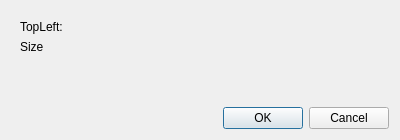
<?xml version="1.0" encoding="UTF-8"?>
<ui version="4.0">
 <class>GammaRay::PropertyRectEditorDialog</class>
 <widget class="QDialog" name="GammaRay::PropertyRectEditorDialog">
  <property name="geometry">
   <rect>
    <x>0</x>
    <y>0</y>
    <width>400</width>
    <height>140</height>
   </rect>
  </property>
  <property name="sizePolicy">
   <sizepolicy hsizetype="MinimumExpanding" vsizetype="MinimumExpanding">
    <horstretch>0</horstretch>
    <verstretch>0</verstretch>
   </sizepolicy>
  </property>
  <layout class="QVBoxLayout" name="verticalLayout_3">
   <item>
    <widget class="QStackedWidget" name="stackedWidget">
     <widget class="QWidget" name="intPage">
      <layout class="QVBoxLayout" name="verticalLayout">
       <item>
        <layout class="QFormLayout" name="formLayout_2">
         <item row="0" column="0">
          <widget class="QLabel" name="label_3">
           <property name="text">
            <string>TopLeft:</string>
           </property>
          </widget>
         </item>
         <item row="1" column="0">
          <widget class="QLabel" name="label_4">
           <property name="text">
            <string>Size</string>
           </property>
          </widget>
         </item>
         <item row="0" column="1">
          <widget class="GammaRay::PropertyPointEditor" name="pointWidget" native="true"/>
         </item>
         <item row="1" column="1">
          <widget class="GammaRay::PropertySizeEditor" name="sizeWidget" native="true"/>
         </item>
        </layout>
       </item>
      </layout>
     </widget>
     <widget class="QWidget" name="floatPage">
      <layout class="QVBoxLayout" name="verticalLayout_2">
       <item>
        <layout class="QFormLayout" name="formLayout">
         <item row="0" column="0">
          <widget class="QLabel" name="label">
           <property name="text">
            <string>TopLeft:</string>
           </property>
          </widget>
         </item>
         <item row="1" column="0">
          <widget class="QLabel" name="label_2">
           <property name="text">
            <string>Size:</string>
           </property>
          </widget>
         </item>
         <item row="0" column="1">
          <widget class="GammaRay::PropertyPointFEditor" name="pointFWidget" native="true"/>
         </item>
         <item row="1" column="1">
          <widget class="GammaRay::PropertySizeFEditor" name="sizeFWidget" native="true"/>
         </item>
        </layout>
       </item>
      </layout>
     </widget>
    </widget>
   </item>
   <item>
    <widget class="QDialogButtonBox" name="buttonBox">
     <property name="orientation">
      <enum>Qt::Horizontal</enum>
     </property>
     <property name="standardButtons">
      <set>QDialogButtonBox::Cancel|QDialogButtonBox::Ok</set>
     </property>
    </widget>
   </item>
  </layout>
 </widget>
 <customwidgets>
  <customwidget>
   <class>GammaRay::PropertyPointFEditor</class>
   <extends>QWidget</extends>
   <header>ui/propertyeditor/propertydoublepaireditor.h</header>
   <container>1</container>
  </customwidget>
  <customwidget>
   <class>GammaRay::PropertySizeFEditor</class>
   <extends>QWidget</extends>
   <header>ui/propertyeditor/propertydoublepaireditor.h</header>
   <container>1</container>
  </customwidget>
  <customwidget>
   <class>GammaRay::PropertyPointEditor</class>
   <extends>QWidget</extends>
   <header>ui/propertyeditor/propertyintpaireditor.h</header>
   <container>1</container>
  </customwidget>
  <customwidget>
   <class>GammaRay::PropertySizeEditor</class>
   <extends>QWidget</extends>
   <header>ui/propertyeditor/propertyintpaireditor.h</header>
   <container>1</container>
  </customwidget>
 </customwidgets>
 <resources/>
 <connections>
  <connection>
   <sender>buttonBox</sender>
   <signal>accepted()</signal>
   <receiver>GammaRay::PropertyRectEditorDialog</receiver>
   <slot>accept()</slot>
   <hints>
    <hint type="sourcelabel">
     <x>199</x>
     <y>114</y>
    </hint>
    <hint type="destinationlabel">
     <x>199</x>
     <y>69</y>
    </hint>
   </hints>
  </connection>
  <connection>
   <sender>buttonBox</sender>
   <signal>rejected()</signal>
   <receiver>GammaRay::PropertyRectEditorDialog</receiver>
   <slot>reject()</slot>
   <hints>
    <hint type="sourcelabel">
     <x>199</x>
     <y>114</y>
    </hint>
    <hint type="destinationlabel">
     <x>199</x>
     <y>69</y>
    </hint>
   </hints>
  </connection>
 </connections>
</ui>
